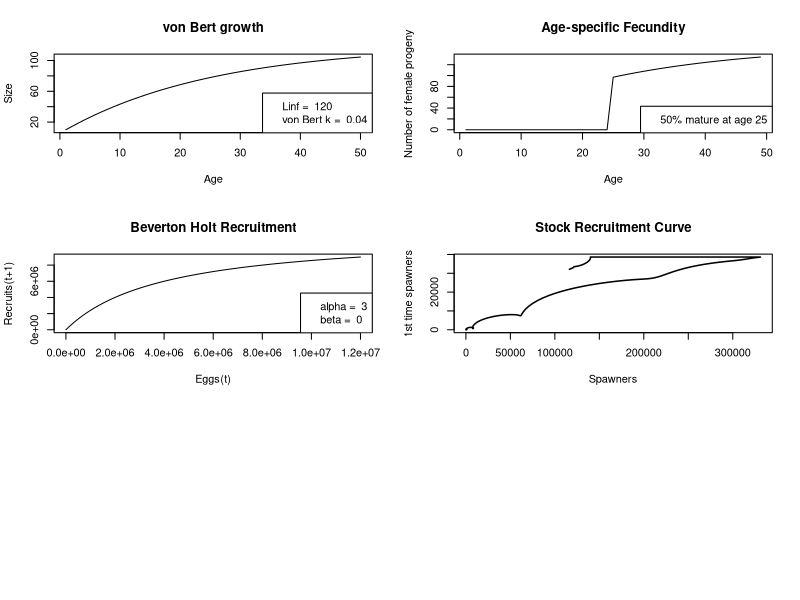

Write R code to recreate this figure. (Note: this script raises an error after producing the figure.)
##########################
# SEA TURTLE PROJECTIONS

rm(list=ls(all=TRUE))
library(reshape)
#library(ggplot2)
library(plyr)
library(fields)

#Model parameters:
Npop=10  #initial pop size (not important)
Tmax=500 #max years
Tfishing=300 #when we start fishing
Trecovery=500 #stop fishing 

fishatmat=T # this switches which type of fishing (and graphing) we choose. If true, it graphs all life history graphs and age-selective fishing

#Life history parameters      	
recruitsize=10
Amax=50 #max age
amat=25 #age at maturation - this varies depending on the matration function chosen

Linf=120 #max size
k=.04   # Growth function param
fishingsize = .75*Linf #size-selective fishery threshold size 


M=0.09   #natural mortality coef  

c=1.43   #egg slope 
d=-14.4   #egg intercept

N0 = 100000*Linf  # intitial number of eggs     
alpha = 3         # BH recruitment

q=1 #maturation ogive steepness (1 = very steep)

mu_f=0.2 #fishing mortality
harvest=c(0, mu_f)  

fishB=rep(0, length(harvest))
fishY=rep(0, length(harvest))
fishP=rep(0, length(harvest))
Recruits=rep(0, length(harvest))


#set up matrices
N=matrix(nrow=Amax, ncol=Tmax, data=0)

L=matrix(nrow=Amax, ncol=1, data=1)
mu=matrix(nrow=Amax, ncol=1, data=0)
E=matrix(nrow=Amax, ncol=Tmax, data=0)
S=matrix(nrow=1, ncol=Tmax, data=0)
P=matrix(nrow=1, ncol=Tmax)
B=matrix(nrow=1, ncol=Tmax)
Y=matrix(nrow=1, ncol=Tmax) 

#set up vectors to hold age-specific variables 
Pmale=rep(0, Amax) #probability of sex change
fert=rep(0, Tmax) #fert probability
pmat=rep(0, Amax) #maturation probability
eggs=rep(0, Amax) #fecundity
mu=rep(0, Amax) #natural mortality
select=rep(0, Amax) #fishery selectivity

N[1:Amax, 1]=Npop #initial population size
L[1]=recruitsize #larval size at recruitment



#First: Define the age-specific growth, 

for (a in 1:(Amax-1)) {
  
  #VBGE
  L[a+1]= Linf*(1-exp(-k)) + (L[a])*exp(-k) #length at age
  
}#end 1st age loop


# Second: define age-specific mortality and maturation, and fecundity

for (a in 1:(Amax)) {
  
  #natural mortality
  mu[a]= 1-(1/(1+Linf/L[a]*(exp(k)-1)))^(M/k)  #natural mortality function of Length
  
  #maturation ogive
  pmat[a]=ifelse( a < amat, 0, 1)     #knife edge maturation
  
  #FECUNDITY
  eggs[a]= c*L[a] + d #fecundity is a function of individual mass-at-age 
  
} #end 2nd age loop


#Third: define fishing selectivity    
for (a in 1:(Amax)) {
  #JUST AFTER AGE AT MATURATION
  if(fishatmat==1) {
    select[a] = ifelse( a < amat, 0, 1)  #knife edge gear selectivity right after maturation  
  } else {
    #JUST AFTER SIZE AT MATURATION
    #select[a]= ifelse( L[a] < (Lmat), 0, 1)  #gear selectivity same for all fish > maturation
    ##SIZE THRESHOLD
    select[a] = ifelse(L[a]< fishingsize, 0, 1)     
  }
} #end 3rd age loop

#Now for these age specific rates, simulate pop dynamics through time       
for(t in 1:(Tmax-1)) {
  
  
  E[,t]=N[, t]*pmat*eggs  #assuming spawning occurs between 1 t and the next
  
  P[t]= sum(E[,t])  #assuming fertilization is 100%
  
  beta= (alpha*P[t]-1)/(N0*P[t])  
  
  N[1,t+1]= alpha*P[t]/(1+beta*P[t]) #this is the N_0 class that is born and enters in the next time step.. 
  
  for (age in 1:(Amax-1)) {
    
    Fishing= if (Tfishing < t & Trecovery > t) {
      Fishing = select[age]*mu_f } else {
        Fishing = 0
      }
    
    N[age+1,t+1] = N[age, t]*exp(-mu[age]-Fishing)
    B[t]=sum(N[,t])
    Y[t]=sum((N[,t]) * (1-exp(-mu[age]-Fishing)) *(Fishing/(mu[age]+Fishing)))
    
    
    #assuming mortality happens after spawning
    
  } #end second age loop
  
} #end t loop

sums=colSums(N[amat:Amax,]) #calculate spawning popsize at each time


LEP_unfished=sum(E[,Tfishing-2])
LEP_fished=sum(E[,Tfishing+10])
SPR=LEP_fished/LEP_unfished

if(fishatmat==1) {
  
  quartz()
  par(mfrow=c(3,2))
  
  plot(1:Amax, L, type="l", main="von Bert growth", ylab="Size", xlab="Age")
  legend("bottomright", legend=c( paste("Linf = ", Linf), paste("von Bert k = ", k)))
  
  plot(1:(Amax-1), eggs[-Amax]*pmat[-Amax], type="l", main="Age-specific Fecundity", ylab="Number of female progeny", xlab= "Age")
  legend("bottomright", legend=c(paste("50% mature at age", amat)))
  
  
  P_= 1:N0
  R=alpha*P_/(1+beta*P_)
  plot(P_, R, type="l", main="Beverton Holt Recruitment", xlab="Eggs(t)", ylab="Recruits(t+1)")
  legend("bottomright", legend=c(paste("alpha = ", round(alpha,6)), paste("beta = ", round(beta, 6))))
  
  
  
  plot(sums[1:(Tmax-1)], N[amat,2:Tmax], main="Stock Recruitment Curve", xlab="Spawners", ylab="1st time spawners", type="l", lwd=1.5)
  #abline(coef=c(0,1),  lwd=.5)
  
  legend("bottomright", legend=c(paste("M = ", kappa)))
  
  
  plot(1:Tmax, sums, type="l", main = "Fishing (F = 0.2) one year after maturity", xlab="Time", ylab="Abundance")
  legend("bottomright", legend=c( paste("Fishing mature fish only: SPR = ", round(SPR, 2))))
} else {
  
  plot(1:Tmax, sums, type="l", main = "Fishing (F = 0.2) limit at 3/4 Linf ", xlab="Time", ylab="Abundance")
  #legend("bottomright", legend=c( paste("Fishing based on size: SPR = ", round(SPR, 2))))
  
  
}



par(bg=NA)
plot(1:Tmax, sums, type="l", lwd = 10, col = "#d95f02", axes = F, xlab="", ylab="")

dev.copy(png,'turtle.png')
dev.off()




##############################
## juvenile mortality
##############################

##########################
# SEA TURTLE PROJECTIONS

rm(list=ls(all=TRUE))
library(reshape)
#library(ggplot2)
library(plyr)
library(fields)

#Model parameters:
Npop=10  #initial pop size (not important)
Tmax=500 #max years
Tfishing=300 #when we start fishing
Trecovery=500 #stop fishing 

fishatmat=T # this switches which type of fishing (and graphing) we choose. If true, it graphs all life history graphs and age-selective fishing

#Life history parameters      	
recruitsize=10
Amax=50 #max age
amat=25 #age at maturation - this varies depending on the matration function chosen

Linf=120 #max size
k=.04   # Growth function param
fishingsize = .75*Linf #size-selective fishery threshold size 


M=0.09   #natural mortality coef  

c=1.43   #egg slope 
d=-14.4   #egg intercept

N0 = 100000*Linf  # intitial number of eggs     
alpha = 3         # BH recruitment

q=1 #maturation ogive steepness (1 = very steep)

mu_f=0.2 #fishing mortality
harvest=c(0, mu_f)  

fishB=rep(0, length(harvest))
fishY=rep(0, length(harvest))
fishP=rep(0, length(harvest))
Recruits=rep(0, length(harvest))


#set up matrices
N=matrix(nrow=Amax, ncol=Tmax, data=0)

L=matrix(nrow=Amax, ncol=1, data=1)
mu=matrix(nrow=Amax, ncol=1, data=0)
E=matrix(nrow=Amax, ncol=Tmax, data=0)
S=matrix(nrow=1, ncol=Tmax, data=0)
P=matrix(nrow=1, ncol=Tmax)
B=matrix(nrow=1, ncol=Tmax)
Y=matrix(nrow=1, ncol=Tmax) 

#set up vectors to hold age-specific variables 
Pmale=rep(0, Amax) #probability of sex change
fert=rep(0, Tmax) #fert probability
pmat=rep(0, Amax) #maturation probability
eggs=rep(0, Amax) #fecundity
mu=rep(0, Amax) #natural mortality
select=rep(0, Amax) #fishery selectivity

N[1:Amax, 1]=Npop #initial population size
L[1]=recruitsize #larval size at recruitment



#First: Define the age-specific growth, 

for (a in 1:(Amax-1)) {
  
  #VBGE
  L[a+1]= Linf*(1-exp(-k)) + (L[a])*exp(-k) #length at age
  
}#end 1st age loop


# Second: define age-specific mortality and maturation, and fecundity

for (a in 1:(Amax)) {
  
  #natural mortality
  mu[a]= 1-(1/(1+Linf/L[a]*(exp(k)-1)))^(M/k)  #natural mortality function of Length
  
  #maturation ogive
  pmat[a]=ifelse( a < amat, 0, 1)     #knife edge maturation
  
  #FECUNDITY
  eggs[a]= c*L[a] + d #fecundity is a function of individual mass-at-age 
  
} #end 2nd age loop


#Third: define fishing selectivity    
for (a in 1:(Amax)) {
  #JUST AFTER AGE AT MATURATION
  if(fishatmat==1) {
    select[a] = ifelse( a >= amat, 0, 1)  #knife edge gear selectivity right after maturation  
  } else {
    #JUST AFTER SIZE AT MATURATION
    #select[a]= ifelse( L[a] < (Lmat), 0, 1)  #gear selectivity same for all fish > maturation
    ##SIZE THRESHOLD
    select[a] = ifelse(L[a] > fishingsize, 0, 1)     
  }
} #end 3rd age loop

#Now for these age specific rates, simulate pop dynamics through time       
for(t in 1:(Tmax-1)) {
  
  
  E[,t]=N[, t]*pmat*eggs  #assuming spawning occurs between 1 t and the next
  
  P[t]= sum(E[,t])  #assuming fertilization is 100%
  
  beta= (alpha*P[t]-1)/(N0*P[t])  
  
  N[1,t+1]= alpha*P[t]/(1+beta*P[t]) #this is the N_0 class that is born and enters in the next time step.. 
  
  for (age in 1:(Amax-1)) {
    
    Fishing= if (Tfishing < t & Trecovery > t) {
      Fishing = select[age]*mu_f } else {
        Fishing = 0
      }
    
    N[age+1,t+1] = N[age, t]*exp(-mu[age]-Fishing)
    B[t]=sum(N[,t])
    Y[t]=sum((N[,t]) * (1-exp(-mu[age]-Fishing)) *(Fishing/(mu[age]+Fishing)))
    
    
    #assuming mortality happens after spawning
    
  } #end second age loop
  
} #end t loop

sums=colSums(N[amat:Amax,]) #calculate spawning popsize at each time


LEP_unfished=sum(E[,Tfishing-2])
LEP_fished=sum(E[,Tfishing+10])
SPR=LEP_fished/LEP_unfished

par(bg=NA)
plot(1:Tmax, sums, type="l", lwd = 10, col = "#d95f02", axes = F, xlab="", ylab="")

dev.copy(png,'turtle2.png')
dev.off()
